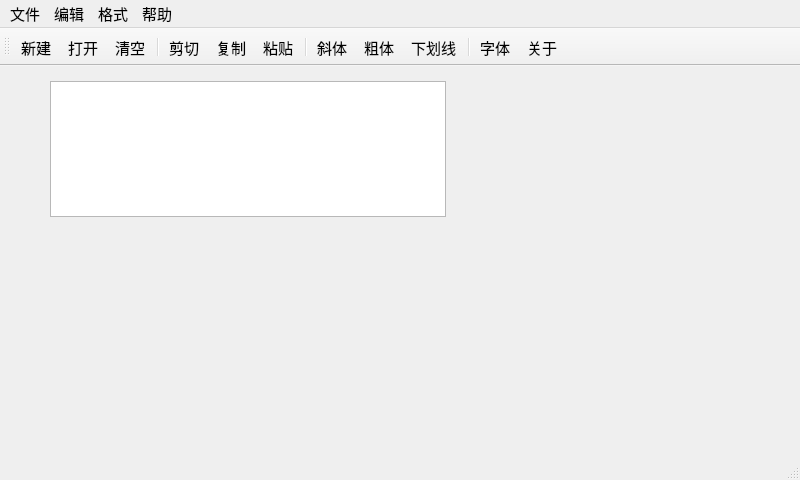
<?xml version="1.0" encoding="UTF-8"?>
<ui version="4.0">
 <class>QWMainWind</class>
 <widget class="QMainWindow" name="QWMainWind">
  <property name="geometry">
   <rect>
    <x>0</x>
    <y>0</y>
    <width>800</width>
    <height>480</height>
   </rect>
  </property>
  <property name="font">
   <font>
    <pointsize>11</pointsize>
   </font>
  </property>
  <property name="windowTitle">
   <string>QWMainWind</string>
  </property>
  <widget class="QWidget" name="centralWidget">
   <widget class="QTextEdit" name="txtEdit">
    <property name="geometry">
     <rect>
      <x>50</x>
      <y>15</y>
      <width>396</width>
      <height>136</height>
     </rect>
    </property>
    <property name="font">
     <font>
      <pointsize>16</pointsize>
     </font>
    </property>
   </widget>
  </widget>
  <widget class="QMenuBar" name="menuBar">
   <property name="geometry">
    <rect>
     <x>0</x>
     <y>0</y>
     <width>800</width>
     <height>20</height>
    </rect>
   </property>
   <widget class="QMenu" name="menu">
    <property name="title">
     <string>文件</string>
    </property>
    <addaction name="actNew"/>
    <addaction name="actOpen"/>
    <addaction name="separator"/>
    <addaction name="actClose"/>
   </widget>
   <widget class="QMenu" name="menu_2">
    <property name="title">
     <string>编辑</string>
    </property>
    <addaction name="actCut"/>
    <addaction name="actCopy"/>
    <addaction name="actPaste"/>
    <addaction name="separator"/>
    <addaction name="actClear"/>
   </widget>
   <widget class="QMenu" name="menu_3">
    <property name="title">
     <string>格式</string>
    </property>
    <addaction name="actFontBold"/>
    <addaction name="actFontItalic"/>
    <addaction name="actFontUnder"/>
    <addaction name="separator"/>
    <addaction name="actToolbarLab"/>
   </widget>
   <widget class="QMenu" name="menu_4">
    <property name="title">
     <string>帮助</string>
    </property>
    <addaction name="actAbout"/>
   </widget>
   <addaction name="menu"/>
   <addaction name="menu_2"/>
   <addaction name="menu_3"/>
   <addaction name="menu_4"/>
  </widget>
  <widget class="QToolBar" name="mainToolBar">
   <property name="toolButtonStyle">
    <enum>Qt::ToolButtonStyle::ToolButtonTextUnderIcon</enum>
   </property>
   <attribute name="toolBarArea">
    <enum>TopToolBarArea</enum>
   </attribute>
   <attribute name="toolBarBreak">
    <bool>false</bool>
   </attribute>
   <addaction name="actNew"/>
   <addaction name="actOpen"/>
   <addaction name="actClear"/>
   <addaction name="separator"/>
   <addaction name="actCut"/>
   <addaction name="actCopy"/>
   <addaction name="actPaste"/>
   <addaction name="separator"/>
   <addaction name="actFontItalic"/>
   <addaction name="actFontBold"/>
   <addaction name="actFontUnder"/>
   <addaction name="separator"/>
   <addaction name="actFont"/>
   <addaction name="actAbout"/>
  </widget>
  <widget class="QStatusBar" name="statusBar"/>
  <action name="actCut">
   <property name="icon">
    <iconset resource="res.qrc">
     <normaloff>:/images/images/cut.bmp</normaloff>:/images/images/cut.bmp</iconset>
   </property>
   <property name="text">
    <string>剪切</string>
   </property>
   <property name="toolTip">
    <string>剪切</string>
   </property>
   <property name="shortcut">
    <string>Ctrl+X</string>
   </property>
  </action>
  <action name="actCopy">
   <property name="icon">
    <iconset resource="res.qrc">
     <normaloff>:/images/images/120.bmp</normaloff>:/images/images/120.bmp</iconset>
   </property>
   <property name="text">
    <string>复制</string>
   </property>
   <property name="toolTip">
    <string>复制</string>
   </property>
   <property name="shortcut">
    <string>Ctrl+C</string>
   </property>
  </action>
  <action name="actPaste">
   <property name="icon">
    <iconset resource="res.qrc">
     <normaloff>:/images/images/paste.bmp</normaloff>:/images/images/paste.bmp</iconset>
   </property>
   <property name="text">
    <string>粘贴</string>
   </property>
   <property name="toolTip">
    <string>粘贴</string>
   </property>
   <property name="shortcut">
    <string>Ctrl+V</string>
   </property>
  </action>
  <action name="actFontBold">
   <property name="checkable">
    <bool>true</bool>
   </property>
   <property name="icon">
    <iconset resource="res.qrc">
     <normaloff>:/images/images/BLD.BMP</normaloff>:/images/images/BLD.BMP</iconset>
   </property>
   <property name="text">
    <string>粗体</string>
   </property>
   <property name="toolTip">
    <string>粗体</string>
   </property>
  </action>
  <action name="actFontItalic">
   <property name="checkable">
    <bool>true</bool>
   </property>
   <property name="icon">
    <iconset resource="res.qrc">
     <normaloff>:/images/images/ITL.BMP</normaloff>:/images/images/ITL.BMP</iconset>
   </property>
   <property name="text">
    <string>斜体</string>
   </property>
   <property name="toolTip">
    <string>斜体</string>
   </property>
  </action>
  <action name="actFontUnder">
   <property name="checkable">
    <bool>true</bool>
   </property>
   <property name="icon">
    <iconset resource="res.qrc">
     <normaloff>:/images/images/WORDUNDR.BMP</normaloff>:/images/images/WORDUNDR.BMP</iconset>
   </property>
   <property name="text">
    <string>下划线</string>
   </property>
   <property name="toolTip">
    <string>下划线</string>
   </property>
  </action>
  <action name="actClose">
   <property name="icon">
    <iconset resource="res.qrc">
     <normaloff>:/images/images/exit.bmp</normaloff>:/images/images/exit.bmp</iconset>
   </property>
   <property name="text">
    <string>退出</string>
   </property>
   <property name="toolTip">
    <string>退出</string>
   </property>
  </action>
  <action name="actOpen">
   <property name="icon">
    <iconset resource="res.qrc">
     <normaloff>:/images/images/open3.bmp</normaloff>:/images/images/open3.bmp</iconset>
   </property>
   <property name="text">
    <string>打开...</string>
   </property>
   <property name="toolTip">
    <string>打开文件</string>
   </property>
   <property name="shortcut">
    <string>Ctrl+O</string>
   </property>
  </action>
  <action name="actClear">
   <property name="icon">
    <iconset resource="res.qrc">
     <normaloff>:/images/images/103.bmp</normaloff>:/images/images/103.bmp</iconset>
   </property>
   <property name="text">
    <string>清空</string>
   </property>
   <property name="toolTip">
    <string>清空内容</string>
   </property>
  </action>
  <action name="actFont">
   <property name="icon">
    <iconset resource="res.qrc">
     <normaloff>:/images/images/20.ico</normaloff>:/images/images/20.ico</iconset>
   </property>
   <property name="text">
    <string>字体...</string>
   </property>
   <property name="toolTip">
    <string>字体设置</string>
   </property>
  </action>
  <action name="actNew">
   <property name="icon">
    <iconset resource="res.qrc">
     <normaloff>:/images/images/new2.bmp</normaloff>:/images/images/new2.bmp</iconset>
   </property>
   <property name="text">
    <string>新建</string>
   </property>
   <property name="shortcut">
    <string>Ctrl+N</string>
   </property>
  </action>
  <action name="actToolbarLab">
   <property name="checkable">
    <bool>true</bool>
   </property>
   <property name="checked">
    <bool>true</bool>
   </property>
   <property name="text">
    <string>显示工具栏文字标签</string>
   </property>
   <property name="menuRole">
    <enum>QAction::MenuRole::TextHeuristicRole</enum>
   </property>
  </action>
  <action name="actAbout">
   <property name="icon">
    <iconset resource="res.qrc">
     <normaloff>:/images/images/20.ico</normaloff>:/images/images/20.ico</iconset>
   </property>
   <property name="text">
    <string>关于</string>
   </property>
   <property name="toolTip">
    <string>关于</string>
   </property>
   <property name="menuRole">
    <enum>QAction::MenuRole::AboutRole</enum>
   </property>
  </action>
 </widget>
 <layoutdefault spacing="6" margin="11"/>
 <resources>
  <include location="res.qrc"/>
 </resources>
 <connections>
  <connection>
   <sender>actClose</sender>
   <signal>triggered()</signal>
   <receiver>QWMainWind</receiver>
   <slot>close()</slot>
   <hints>
    <hint type="sourcelabel">
     <x>-1</x>
     <y>-1</y>
    </hint>
    <hint type="destinationlabel">
     <x>422</x>
     <y>254</y>
    </hint>
   </hints>
  </connection>
  <connection>
   <sender>actClear</sender>
   <signal>triggered()</signal>
   <receiver>txtEdit</receiver>
   <slot>clear()</slot>
   <hints>
    <hint type="sourcelabel">
     <x>-1</x>
     <y>-1</y>
    </hint>
    <hint type="destinationlabel">
     <x>260</x>
     <y>256</y>
    </hint>
   </hints>
  </connection>
  <connection>
   <sender>actCut</sender>
   <signal>triggered()</signal>
   <receiver>txtEdit</receiver>
   <slot>cut()</slot>
   <hints>
    <hint type="sourcelabel">
     <x>-1</x>
     <y>-1</y>
    </hint>
    <hint type="destinationlabel">
     <x>260</x>
     <y>256</y>
    </hint>
   </hints>
  </connection>
  <connection>
   <sender>actCopy</sender>
   <signal>triggered()</signal>
   <receiver>txtEdit</receiver>
   <slot>copy()</slot>
   <hints>
    <hint type="sourcelabel">
     <x>-1</x>
     <y>-1</y>
    </hint>
    <hint type="destinationlabel">
     <x>260</x>
     <y>256</y>
    </hint>
   </hints>
  </connection>
  <connection>
   <sender>actPaste</sender>
   <signal>triggered()</signal>
   <receiver>txtEdit</receiver>
   <slot>paste()</slot>
   <hints>
    <hint type="sourcelabel">
     <x>-1</x>
     <y>-1</y>
    </hint>
    <hint type="destinationlabel">
     <x>260</x>
     <y>256</y>
    </hint>
   </hints>
  </connection>
 </connections>
</ui>
